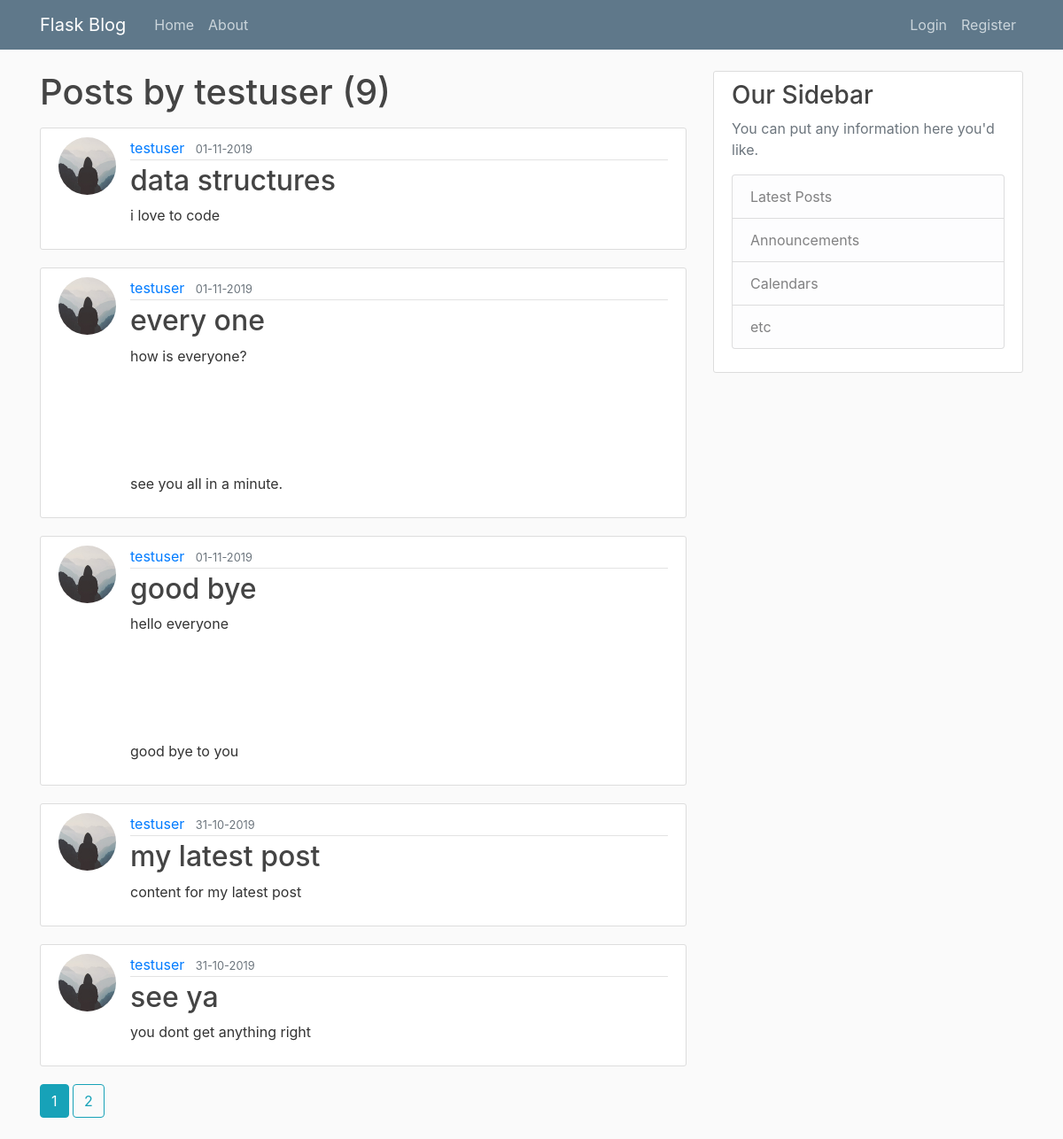
The app's page /user/testuser with its own data.
### tryflask/models.py (models this page shows, shortened)
class User(db.Model, UserMixin):
    id= db.Column(db.Integer, primary_key=True)
    username = db.Column(db.String(20), unique=True, nullable=False)
    email = db.Column(db.String(120), unique=True, nullable=False)
    image_file = db.Column(db.String(20), nullable=False, default="default.jpg")
    password = db.Column(db.String(60), nullable=False)
    posts = db.relationship('Post', backref='author', lazy=True)

class Post(db.Model):
    id = db.Column(db.Integer, primary_key=True)
    title = db.Column(db.String(100), nullable=False)
    date_posted = db.Column(db.DateTime, nullable=False, default=datetime.utcnow)
    content = db.Column(db.Text, nullable=False)
    user_id = db.Column(db.Integer, db.ForeignKey('user.id'), nullable=False)

### tryflask/routes.py (the view)
@app.route("/user/<string:username>")
def user_posts(username):
    page = request.args.get('page', 1, type=int)
    user = User.query.filter_by(username=username).first_or_404()
    posts = Post.query.filter_by(author=user)\
        .order_by(Post.date_posted.desc())\
        .paginate(page=page, per_page=5)
    return render_template('user_posts.html', posts=posts, user=user)

### tryflask/templates/user_posts.html
{% extends "layout.html" %}
{% block content %}
    <h1 class="mb-3">Posts by {{ user.username }} ({{ posts.total }})</h1>
    {% for post in posts.items %}
        <article class="media content-section">
            <img class="rounded-circle article-img" src="{{ url_for('static', filename='profile_pics/'+ post.author.image_file) }}">
            <div class="media-body">
                <div class="article-metadata">
                    <a class="mr-2" href="{{ url_for('user_posts', username=post.author.username) }}">{{ post.author.username }}</a>
                    <small class="text-muted">{{ post.date_posted.strftime('%d-%m-%Y') }}</small>
                </div>
                <h2><a class="article-title" href="{{ url_for('post', post_id=post.id) }}">{{ post.title }}</a></h2>
                <p class="article-content">{{ post.content }}</p>
            </div>
        </article>
    {% endfor %}
    {% for page_num in posts.iter_pages(left_edge=1, right_edge=1, left_current=1, right_current=2) %}
        {% if page_num %}
            {% if posts.page == page_num %}
                <a class="btn btn-info mb-4" href="{{ url_for('user_posts', username=user.username, page=page_num) }}">{{ page_num }}</a>
            {% else %}
                <a class="btn btn-outline-info mb-4" href="{{ url_for('user_posts',username=user.username, page=page_num) }}">{{ page_num }}</a>
            {% endif %}
        {% else %}
            ...
        {% endif %}
    {% endfor %}
{% endblock content %}

### tryflask/templates/layout.html (shortened to what this page needs)
<!DOCTYPE html>
<html>
    <head>
        <link rel="stylesheet" href="https://maxcdn.bootstrapcdn.com/bootstrap/4.0.0/css/bootstrap.min.css">
        <link rel="stylesheet" href="{{ url_for('static',filename='main.css') }}" type="text/css">
    </head>
    <body>
        <header class="site-header">
            <nav class="navbar navbar-expand-md navbar-dark bg-steel fixed-top">
                <div class="container">
                    <a class="navbar-brand mr-4" href="/">Flask Blog</a>
                    <div class="collapse navbar-collapse" id="navbarToggle">
                        <div class="navbar-nav mr-auto">
                            <a class="nav-item nav-link" href="{{ url_for('home') }}">Home</a>
                            <a class="nav-item nav-link" href="{{ url_for('about') }}">About</a>
                        </div>
                        <div class="navbar-nav">
                            {% if current_user.is_authenticated %}
                                <a class="nav-item nav-link" href="{{ url_for('new_post') }}">New Post</a>
                                <a class="nav-item nav-link" href="{{ url_for('account') }}">Account</a>
                                <a class="nav-item nav-link" href="{{ url_for('logout') }}">Logout</a>
                            {% else %}
                                <a class="nav-item nav-link" href="{{ url_for('login') }}">Login</a>
                                <a class="nav-item nav-link" href="{{ url_for('register') }}">Register</a>
                            {% endif %}
                        </div>
                    </div>
                </div>
            </nav>
        </header>
        <main role="main" class="container">
            <div class="row">
                <div class="col-md-8">
                    {% block content %}{% endblock %}
                </div>
                <div class="col-md-4">
                    <div class="content-section">
                        <h3>Our Sidebar</h3>
                        <p class='text-muted'>You can put any information here you'd like.
                        <ul class="list-group">
                            <li class="list-group-item list-group-item-light">Latest Posts</li>
                            <li class="list-group-item list-group-item-light">Announcements</li>
                            <li class="list-group-item list-group-item-light">Calendars</li>
                            <li class="list-group-item list-group-item-light">etc</li>
                        </ul>
                        </p>
                    </div>
                </div>
            </div>
        </main>
    </body>
</html>

### tryflask/static/main.css (style rules this page uses)
body { background: #fafafa; color: #333333; margin-top: 5rem; }
h1, h2, h3, h4, h5, h6 { color: #444444; }
.bg-steel { background-color: #5f788a; }
.site-header .navbar-nav .nav-link { color: #cbd5db; }
.content-section { background: #ffffff; padding: 10px 20px; border: 1px solid #dddddd; border-radius: 3px; margin-bottom: 20px; }
.article-title { color: #444444; }
.article-content { white-space: pre-line; }
.article-img { height: 65px; width: 65px; margin-right: 16px; }
.article-metadata { padding-bottom: 1px; margin-bottom: 4px; border-bottom: 1px solid #e3e3e3 }

### records on screen
User: username "testuser"
Post: image_file (placeholder picture), author.username "testuser", date_posted "01-11-2019", title "data structures", content "i love to code"
Post: image_file (placeholder picture), author.username "testuser", date_posted "01-11-2019", title "every one", content "how is everyone? see you all in a minute."
Post: image_file (placeholder picture), author.username "testuser", date_posted "01-11-2019", title "good bye", content "hello everyone good bye to you"
Post: image_file (placeholder picture), author.username "testuser", date_posted "31-10-2019", title "my latest post", content "content for my latest post"
Post: image_file (placeholder picture), author.username "testuser", date_posted "31-10-2019", title "see ya", content "you dont get anything right"

### other values on screen
{{ posts.total }} "9"
{{ page_num }} "1"
{{ page_num }} "2"
